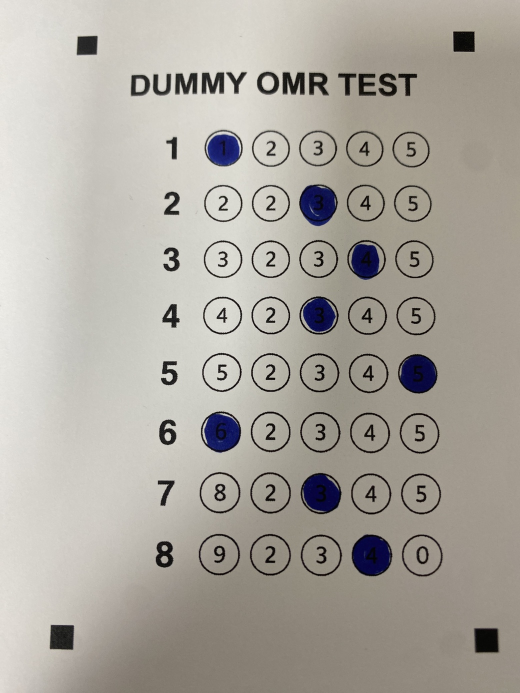
#> input picture omrproject/test image.png, 1040 x 1386 px (shown at 1/2 size)
$ python testreal.py
#> lines starting #> are read from the running program, lines starting #| are printed output that depends on the picture; after the words box and inside, x2 and y2 are one past the last pixel; in counts of white or black regions, pixels touching at a corner belong together
import cv2
import numpy as np

# -------------------------------
# ✅ 1. 이미지 불러오기
# -------------------------------
image_path = "test image.png"
orig = cv2.imread(image_path)
#> orig is the input picture: shape (1386, 1040, 3); mean B, G, R 159.1, 167.1, 171.6
debug_img = orig.copy()  # 정렬 마크 디버깅용 복사본

# -------------------------------
# ✅ 2. 흑백 + 이진화
# -------------------------------
gray = cv2.cvtColor(orig, cv2.COLOR_BGR2GRAY)
_, thresh = cv2.threshold(gray, 0, 255, cv2.THRESH_BINARY_INV + cv2.THRESH_OTSU)
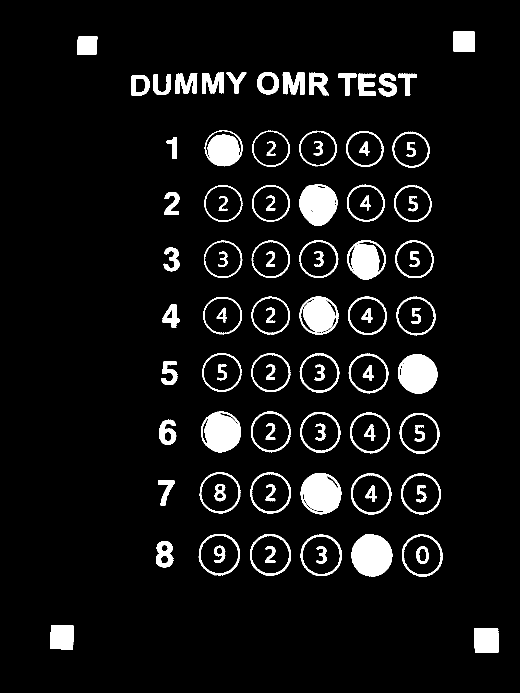
#> thresh: shape (1386, 1040) (shown at 1/2 size); 6.8% white; 96 white regions

# -------------------------------
# ✅ 3. 정렬 마크 검출 + 시각화 (초록 원)
# -------------------------------
contours, _ = cv2.findContours(thresh, cv2.RETR_EXTERNAL, cv2.CHAIN_APPROX_SIMPLE)
#> contours = 64 contours; largest, box (x1, y1, x2, y2) and area: (397, 1068, 480, 1151) 5304, (703, 1069, 785, 1153) 5301, (804, 1069, 885, 1153) 5290, (500, 1068, 582, 1152) 5288, (601, 1069, 684, 1152) 5286
h, w = orig.shape[:2]
#> h = 1386; w = 1040
alignment_marks = []

for cnt in contours:
    area = cv2.contourArea(cnt)
    perimeter = cv2.arcLength(cnt, True)
    if perimeter == 0:
        continue
    circularity = 4 * np.pi * (area / (perimeter * perimeter))
    x, y, bw, bh = cv2.boundingRect(cnt)
    cx, cy = x + bw // 2, y + bh // 2
    if 800 < area < 15000 and circularity > 0.2:
        if (cx < w * 0.2 or cx > w * 0.8) and (cy < h * 0.2 or cy > h * 0.8):
            alignment_marks.append((cx, cy))
            cv2.circle(debug_img, (cx, cy), 10, (0, 255, 0), 2)  # 초록 원 표시
#> this loop made 64 passes
#> (area, perimeter, circularity, x, y, bw, bh, cx) on passes 1 to 12: (2302.5, 198.2, 0.737, 948, 1256, 50, 50, 973), (2126.5, 187.6, 0.76, 100, 1250, 48, 49, 124), (1414, 162, 0.677, 312, 1083, 35, 52, 329), (5289.5, 273.5, 0.888, 804, 1069, 81, 84, 844), (5301, 274.6, 0.883, 703, 1069, 82, 84, 744), (5286.5, 274.4, 0.883, 601, 1069, 83, 83, 642), (5288.5, 276, 0.872, 500, 1068, 82, 84, 541), (5304, 277.1, 0.868, 397, 1068, 83, 83, 438), (596, 175.7, 0.243, 316, 961, 33, 51, 332), (5025.5, 265.5, 0.896, 802, 947, 80, 82, 842), (5122.5, 267.5, 0.899, 702, 947, 81, 82, 742), (5192, 274.9, 0.863, 601, 946, 82, 83, 642)
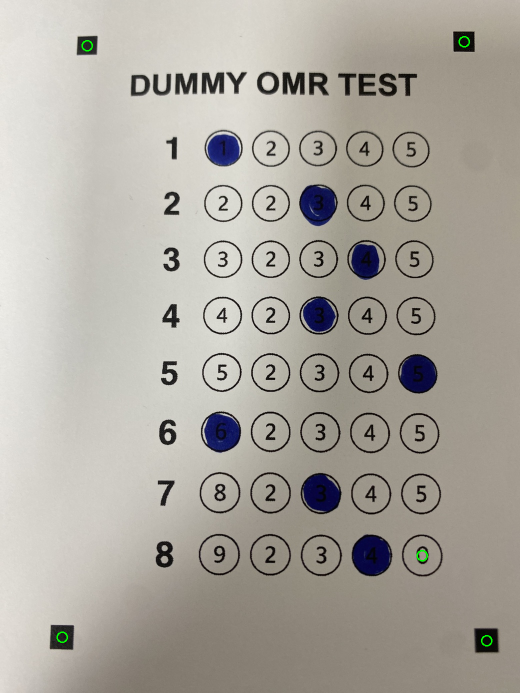
#> debug_img: shape (1386, 1040, 3) (shown at 1/2 size); 0.07% of pixels changed, all inside (x1, y1, x2, y2) = (113, 72, 985, 1293)
#> after the loop, alignment_marks = [(973, 1281), (124, 1274), (844, 1111), (174, 91), (928, 83)]

# 정렬 마크 정렬
alignment_marks = sorted(alignment_marks, key=lambda p: p[1])
#> alignment_marks = [(928, 83), (174, 91), (844, 1111), (124, 1274), (973, 1281)]
top = sorted(alignment_marks[:2], key=lambda p: p[0])
#> top = [(174, 91), (928, 83)]
bottom = sorted(alignment_marks[-2:], key=lambda p: p[0])
#> bottom = [(124, 1274), (973, 1281)]
sorted_marks = [top[0], top[1], bottom[1], bottom[0]]
#> sorted_marks = [(174, 91), (928, 83), (973, 1281), (124, 1274)]

# -------------------------------
# ✅ 4. 원근 보정
# -------------------------------
pts_src = np.float32(sorted_marks)
#> pts_src = [[174, 91], [928, 83], [973, 1281], [124, 1274]]
pts_dst = np.float32([[0, 0], [800, 0], [800, 1100], [0, 1100]])
M = cv2.getPerspectiveTransform(pts_src, pts_dst)
#> M = [[1.09, 0.046, -193.5], [0.0112, 1.06, -98.43], [1.73e-05, 0.000108, 1]]
aligned = cv2.warpPerspective(orig, M, (800, 1100))
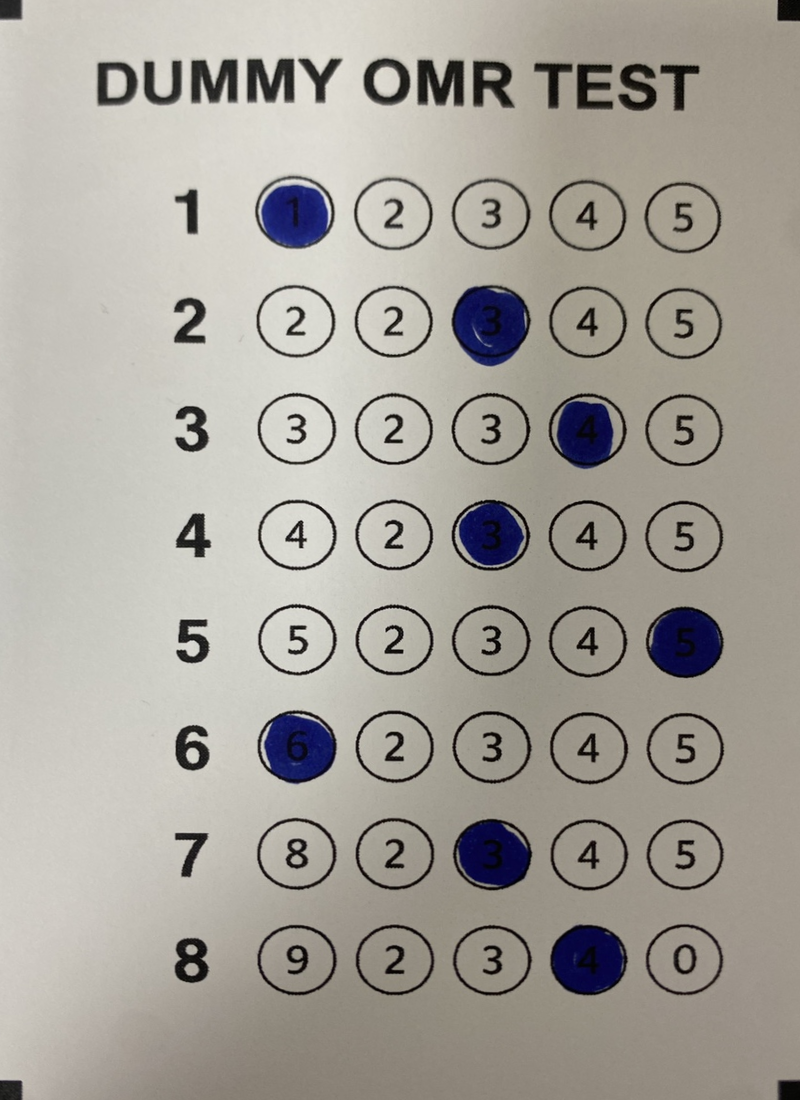
#> aligned: shape (1100, 800, 3); mean B, G, R 154.3, 161.9, 166
aligned_for_debug = aligned.copy()

# -------------------------------
# ✅ 5. 템플릿 설정
# -------------------------------
start_x = 0.368
dx = 0.122
start_y = 0.195
dy = 0.097

# -------------------------------
# ✅ 6. 채점 + ROI 박스 시각화 (빨간 사각형)
# -------------------------------
gray_aligned = cv2.cvtColor(aligned, cv2.COLOR_BGR2GRAY)
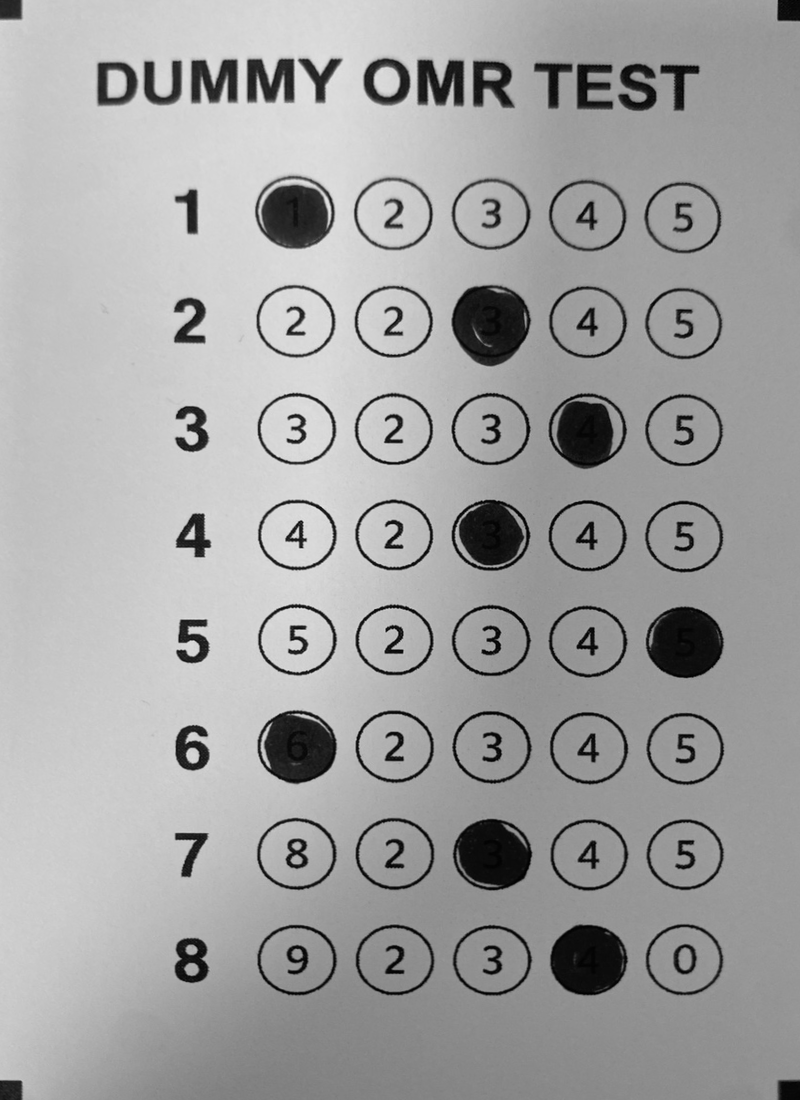
#> gray_aligned: shape (1100, 800); min 1, max 230, mean 162.2
_, thresh_aligned = cv2.threshold(gray_aligned, 0, 255, cv2.THRESH_BINARY_INV + cv2.THRESH_OTSU)
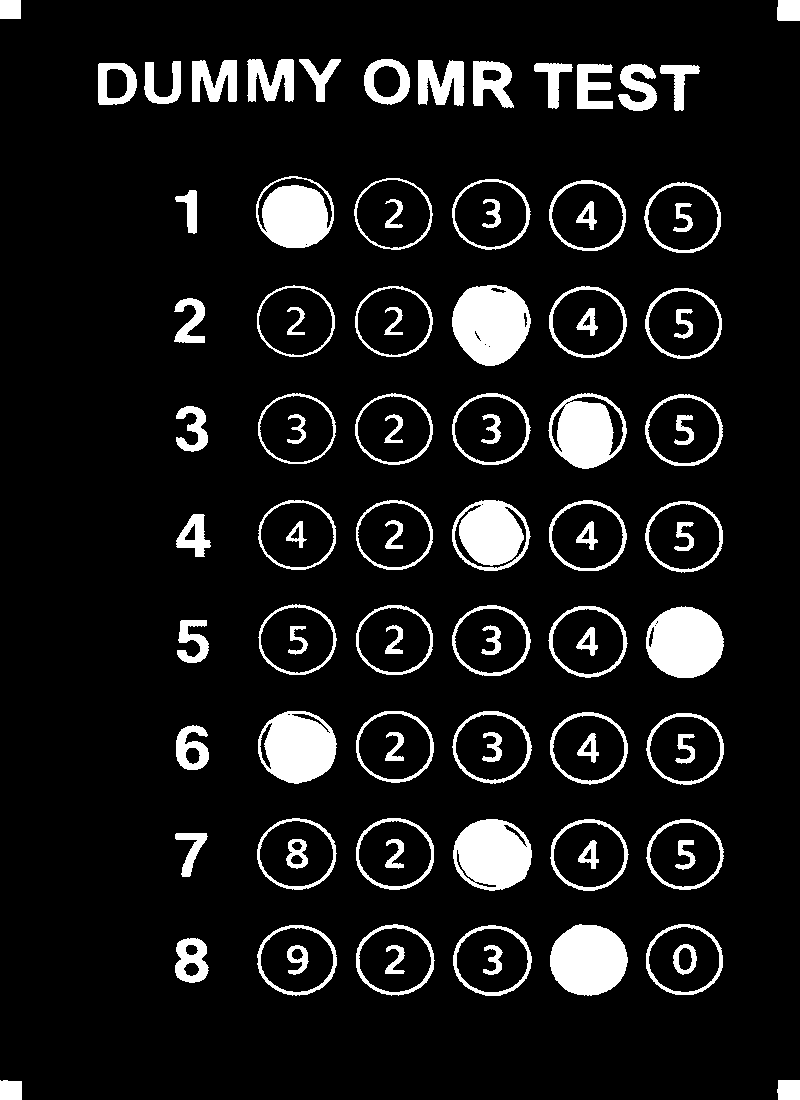
#> thresh_aligned: shape (1100, 800); 9.8% white; 96 white regions, largest, box (x1, y1, x2, y2) and area: (452, 285, 531, 366) 4803, (550, 924, 628, 996) 4365, (646, 606, 724, 678) 4307
h, w = thresh_aligned.shape
#> h = 1100; w = 800
marked_answers = []

for i in range(8):
    max_fill = 0
    selected_idx = -1
    for j in range(5):
        rx = round(start_x + j * dx, 4)
        ry = round(start_y + i * dy, 4)
        cx = int(rx * w)
        cy = int(ry * h)

        # ROI 시각화 (빨간 박스)
        cv2.rectangle(aligned_for_debug, (cx-20, cy-20), (cx+20, cy+20), (0, 0, 255), 1)
        cv2.putText(aligned_for_debug, f"{j+1}", (cx-8, cy+5), cv2.FONT_HERSHEY_SIMPLEX, 0.4, (0, 0, 255), 1)

        roi = thresh_aligned[cy-20:cy+20, cx-20:cx+20]
        filled = cv2.countNonZero(roi)
        if filled > max_fill and filled > 300:
            max_fill = filled
            selected_idx = j
    marked_answers.append(selected_idx + 1)  # 1~5 보기 번호화
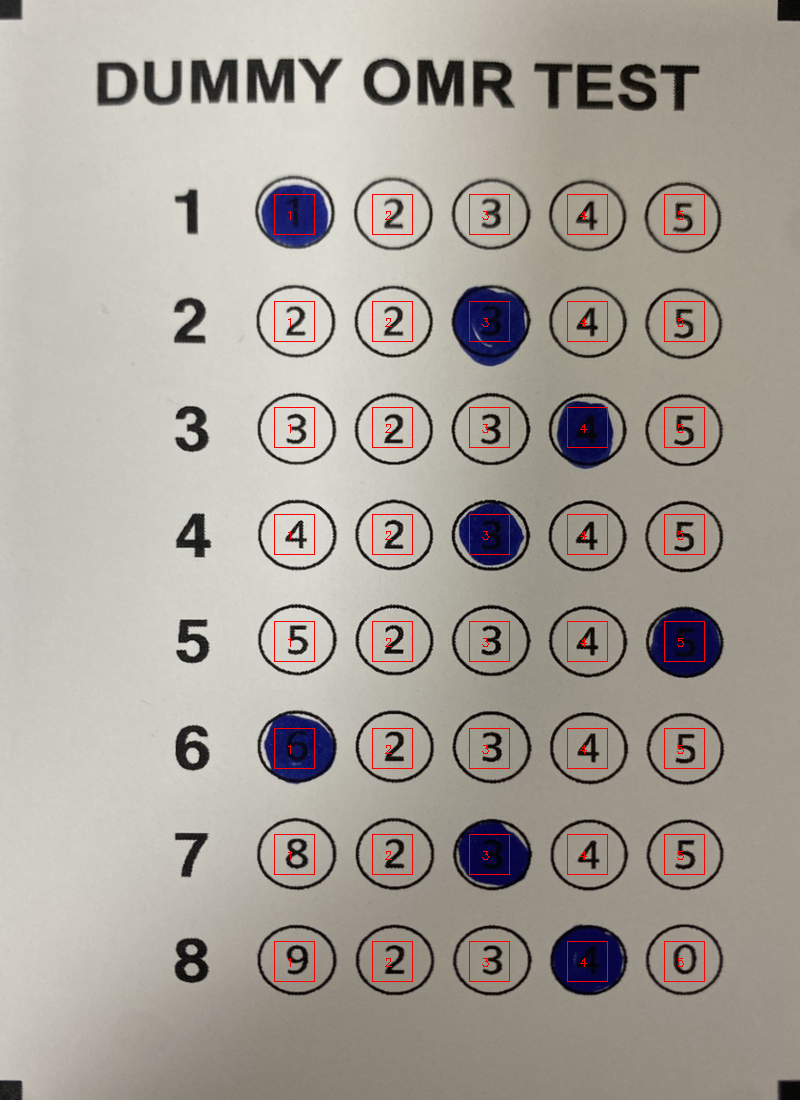
#> aligned_for_debug: shape (1100, 800, 3); 0.81% of pixels changed, all inside (x1, y1, x2, y2) = (274, 194, 705, 982)
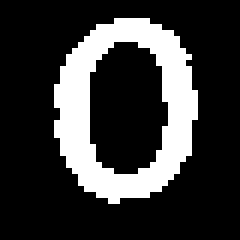
#> roi: shape (40, 40) (shown 6 times larger); 21.6% white; 1 white region, box (x1, y1, x2, y2) and area: (9, 3, 33, 34) 346
#> after the loop, marked_answers = [1, 3, 4, 3, 5, 1, 3, 4]

# -------------------------------
# ✅ 7. 디버깅용 시각화 출력
# -------------------------------
cv2.imshow("정렬 마크 시각화 (초록 원)", debug_img)
cv2.imshow("보정 후 ROI 박스 시각화 (빨간 박스)", aligned_for_debug)
cv2.waitKey(0)
cv2.destroyAllWindows()

# -------------------------------
# ✅ 8. 채점 결과 출력
# -------------------------------
print("선택된 보기 (1~5 인덱스):", marked_answers)
#| 선택된 보기 (1~5 인덱스): [1, 3, 4, 3, 5, 1, 3, 4]
